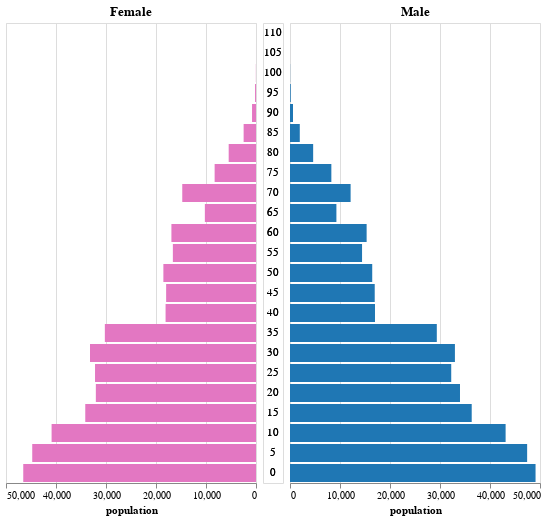

The code cell stored with this chart in its notebook:
### Code cell
anos = list(map(lambda x: x, range(1983, 2016+1, 11)))
idade = list(map(lambda x: x, range(0, len(df_pop['Age'].unique()), 5)))
source = df_pop_combined[(df_pop_combined['year'].isin(anos))  & (df_pop_combined['age'].isin(idade))]

slider = alt.binding_range(min=1983, max=2016, step=11)
select_year = alt.selection_point(name='year', fields=['year'], bind=slider, value={'year': 1983})

color_scale = alt.Scale(domain=['Male', 'Female'], range=['#1f77b4', '#e377c2'])

base = alt.Chart(source).add_params(
    select_year
).transform_filter(
    select_year
).transform_calculate(
    gender=alt.expr.if_(alt.datum.sex == 1, 'Male', 'Female')
).properties(
    width=250
)

left = base.transform_filter(
    alt.datum.gender == 'Female'
).encode(
    alt.Y('age:O').sort('descending').axis(None),
    alt.X('sum(pop):Q')
        .title('population')
        .sort('descending'),
    alt.Color('gender:N')
        .scale(color_scale)
        .legend(None)
).mark_bar().properties(title='Female')

middle = base.encode(
    alt.Y('age:O').sort('descending').axis(None),
    alt.Text('age:Q'),
).mark_text().properties(width=20)

right = base.transform_filter(
    alt.datum.gender == 'Male'
).encode(
    alt.Y('age:O').sort('descending').axis(None),
    alt.X('sum(pop):Q').title('population'),
    alt.Color('gender:N').scale(color_scale).legend(None)
).mark_bar().properties(title='Male')

alt.concat(left, middle, right, spacing=5)

### Figure 1 — Vega-Lite specification as saved in the notebook (floating-point values rounded to 4 significant figures; data arrays with more than 128 entries replaced by an {"elided": "..."} marker saying what was removed)
{"config": {"view": {"continuousWidth": 300, "continuousHeight": 300}}, "concat": [{"mark": {"type": "bar"}, "encoding": {"color": {"field": "gender", "legend": null, "scale": {"domain": ["Male", "Female"], "range": ["#1f77b4", "#e377c2"]}, "type": "nominal"}, "x": {"aggregate": "sum", "field": "pop", "sort": "descending", "title": "population", "type": "quantitative"}, "y": {"axis": null, "field": "age", "sort": "descending", "type": "ordinal"}}, "name": "view_40", "title": "Female", "transform": [{"filter": {"param": "year"}}, {"calculate": "if((datum.sex === 1),'Male','Female')", "as": "gender"}, {"filter": "(datum.gender === 'Female')"}], "width": 250}, {"mark": {"type": "text"}, "encoding": {"text": {"field": "age", "type": "quantitative"}, "y": {"axis": null, "field": "age", "sort": "descending", "type": "ordinal"}}, "name": "view_41", "transform": [{"filter": {"param": "year"}}, {"calculate": "if((datum.sex === 1),'Male','Female')", "as": "gender"}], "width": 20}, {"mark": {"type": "bar"}, "encoding": {"color": {"field": "gender", "legend": null, "scale": {"domain": ["Male", "Female"], "range": ["#1f77b4", "#e377c2"]}, "type": "nominal"}, "x": {"aggregate": "sum", "field": "pop", "title": "population", "type": "quantitative"}, "y": {"axis": null, "field": "age", "sort": "descending", "type": "ordinal"}}, "name": "view_42", "title": "Male", "transform": [{"filter": {"param": "year"}}, {"calculate": "if((datum.sex === 1),'Male','Female')", "as": "gender"}, {"filter": "(datum.gender === 'Male')"}], "width": 250}], "data": {"name": "data-a338e7a5ce9ac9e12460815cbf52e5e0"}, "params": [{"name": "year", "select": {"type": "point", "fields": ["year"]}, "bind": {"input": "range", "max": 2016, "min": 1983, "step": 11}, "value": {"year": 1983}, "views": ["view_40", "view_41", "view_42"]}], "spacing": 5, "$schema": "https://vega.github.io/schema/vega-lite/v5.20.1.json", "datasets": {"data-a338e7a5ce9ac9e12460815cbf52e5e0": {"elided": "184 records"}}}
